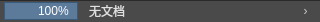
<?xml version="1.0" encoding="UTF-8"?>
<ui version="4.0">
 <class>CanvasDocStatusBar</class>
 <widget class="QWidget" name="CanvasDocStatusBar">
  <property name="geometry">
   <rect>
    <x>0</x>
    <y>0</y>
    <width>320</width>
    <height>22</height>
   </rect>
  </property>
  <property name="minimumSize">
   <size>
    <width>180</width>
    <height>22</height>
   </size>
  </property>
  <property name="maximumSize">
   <size>
    <width>480</width>
    <height>22</height>
   </size>
  </property>
  <property name="windowTitle">
   <string>文档状态</string>
  </property>
  <property name="styleSheet">
   <string notr="true">QWidget#CanvasDocStatusBar {
  background-color: #4a4a4a;
  border-top: 1px solid #2a2a2a;
}
QLineEdit#zoomEdit {
  background-color: #5c7a9a;
  color: #ffffff;
  border: 1px solid #3a5a7a;
  padding: 0 4px;
  min-width: 52px;
  max-width: 64px;
  selection-background-color: #2d5a8a;
}
QLabel#docInfoLabel {
  color: #e0e0e0;
  padding-left: 6px;
}
QToolButton#infoMenuButton {
  color: #ccc;
  border: none;
  padding: 0 4px;
  background: transparent;
}
QToolButton#infoMenuButton:hover {
  color: #fff;
  background-color: #5a5a5a;
}</string>
  </property>
  <layout class="QHBoxLayout" name="horizontalLayout">
   <property name="spacing">
    <number>2</number>
   </property>
   <property name="leftMargin">
    <number>4</number>
   </property>
   <property name="topMargin">
    <number>1</number>
   </property>
   <property name="rightMargin">
    <number>4</number>
   </property>
   <property name="bottomMargin">
    <number>1</number>
   </property>
   <item>
    <widget class="QLineEdit" name="zoomEdit">
     <property name="toolTip">
      <string>缩放比例（回车应用）</string>
     </property>
     <property name="text">
      <string>100%</string>
     </property>
     <property name="alignment">
      <set>Qt::AlignmentFlag::AlignRight|Qt::AlignmentFlag::AlignVCenter</set>
     </property>
    </widget>
   </item>
   <item>
    <widget class="QLabel" name="docInfoLabel">
     <property name="text">
      <string>无文档</string>
     </property>
     <property name="toolTip">
      <string>文档尺寸与分辨率</string>
     </property>
    </widget>
   </item>
   <item>
    <widget class="QToolButton" name="infoMenuButton">
     <property name="text">
      <string>›</string>
     </property>
     <property name="toolTip">
      <string>显示选项</string>
     </property>
     <property name="popupMode">
      <enum>QToolButton::ToolButtonPopupMode::InstantPopup</enum>
     </property>
     <property name="autoRaise">
      <bool>true</bool>
     </property>
    </widget>
   </item>
  </layout>
 </widget>
 <resources/>
 <connections/>
</ui>
